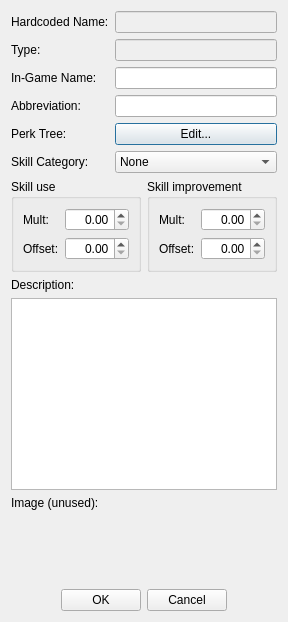
<?xml version="1.0" encoding="UTF-8"?>
<ui version="4.0">
 <class>FormDialogActorValueInfo</class>
 <widget class="QDialog" name="FormDialogActorValueInfo">
  <property name="geometry">
   <rect>
    <x>0</x>
    <y>0</y>
    <width>276</width>
    <height>622</height>
   </rect>
  </property>
  <property name="windowTitle">
   <string>Actor Value Info</string>
  </property>
  <layout class="QVBoxLayout" name="verticalLayout" stretch="0,0,0,2,0">
   <item>
    <layout class="QGridLayout" name="gridLayout">
     <item row="1" column="0">
      <widget class="QLabel" name="label_2">
       <property name="text">
        <string>Type:</string>
       </property>
       <property name="buddy">
        <cstring>hardcodedType</cstring>
       </property>
      </widget>
     </item>
     <item row="5" column="0">
      <widget class="QLabel" name="label_9">
       <property name="text">
        <string>Skill Category:</string>
       </property>
       <property name="buddy">
        <cstring>skillCategory</cstring>
       </property>
      </widget>
     </item>
     <item row="0" column="1">
      <widget class="QLineEdit" name="hardcodedName">
       <property name="enabled">
        <bool>false</bool>
       </property>
      </widget>
     </item>
     <item row="2" column="1">
      <widget class="QLineEdit" name="name"/>
     </item>
     <item row="2" column="0">
      <widget class="QLabel" name="label_3">
       <property name="text">
        <string>In-Game Name:</string>
       </property>
       <property name="buddy">
        <cstring>name</cstring>
       </property>
      </widget>
     </item>
     <item row="5" column="1">
      <widget class="QComboBox" name="skillCategory">
       <item>
        <property name="text">
         <string>None</string>
        </property>
       </item>
       <item>
        <property name="text">
         <string>Combat</string>
        </property>
       </item>
       <item>
        <property name="text">
         <string>Magic</string>
        </property>
       </item>
       <item>
        <property name="text">
         <string>Stealth</string>
        </property>
       </item>
      </widget>
     </item>
     <item row="3" column="0">
      <widget class="QLabel" name="label_4">
       <property name="text">
        <string>Abbreviation:</string>
       </property>
       <property name="buddy">
        <cstring>abbreviation</cstring>
       </property>
      </widget>
     </item>
     <item row="3" column="1">
      <widget class="QLineEdit" name="abbreviation"/>
     </item>
     <item row="1" column="1">
      <widget class="QLineEdit" name="hardcodedType">
       <property name="enabled">
        <bool>false</bool>
       </property>
      </widget>
     </item>
     <item row="0" column="0">
      <widget class="QLabel" name="label">
       <property name="text">
        <string>Hardcoded Name:</string>
       </property>
       <property name="buddy">
        <cstring>hardcodedName</cstring>
       </property>
      </widget>
     </item>
     <item row="4" column="1">
      <widget class="QPushButton" name="buttonPerkTree">
       <property name="whatsThis">
        <string>Each skill can have a &quot;tree&quot; of perks that the player can unlock, based on their skill level and the number of perk points they've earned (and have yet to spend) by leveling up. Perks in the tree can be connected by lines; in order to unlock a perk, the player must meet its requirements and have unlocked a connected perk.</string>
       </property>
       <property name="text">
        <string>Edit...</string>
       </property>
      </widget>
     </item>
     <item row="4" column="0">
      <widget class="QLabel" name="label_11">
       <property name="text">
        <string>Perk Tree:</string>
       </property>
       <property name="buddy">
        <cstring>buttonPerkTree</cstring>
       </property>
      </widget>
     </item>
    </layout>
   </item>
   <item>
    <layout class="QGridLayout" name="gridLayout_2">
     <item row="0" column="0">
      <widget class="QGroupBox" name="skillUseGroupbox">
       <property name="title">
        <string>Skill use</string>
       </property>
       <layout class="QGridLayout" name="gridLayout_3">
        <item row="0" column="0">
         <widget class="QLabel" name="label_5">
          <property name="text">
           <string>Mult:</string>
          </property>
          <property name="buddy">
           <cstring>skillUseMult</cstring>
          </property>
         </widget>
        </item>
        <item row="0" column="1">
         <widget class="QDoubleSpinBox" name="skillUseMult">
          <property name="alignment">
           <set>Qt::AlignRight|Qt::AlignTrailing|Qt::AlignVCenter</set>
          </property>
          <property name="maximum">
           <double>100.000000000000000</double>
          </property>
         </widget>
        </item>
        <item row="1" column="0">
         <widget class="QLabel" name="label_6">
          <property name="text">
           <string>Offset:</string>
          </property>
          <property name="buddy">
           <cstring>skillUseOffset</cstring>
          </property>
         </widget>
        </item>
        <item row="1" column="1">
         <widget class="QDoubleSpinBox" name="skillUseOffset">
          <property name="alignment">
           <set>Qt::AlignRight|Qt::AlignTrailing|Qt::AlignVCenter</set>
          </property>
          <property name="maximum">
           <double>100.000000000000000</double>
          </property>
         </widget>
        </item>
       </layout>
      </widget>
     </item>
     <item row="0" column="1">
      <widget class="QGroupBox" name="skillImproveGroupbox">
       <property name="title">
        <string>Skill improvement</string>
       </property>
       <layout class="QGridLayout" name="gridLayout_4">
        <item row="0" column="0">
         <widget class="QLabel" name="label_7">
          <property name="text">
           <string>Mult:</string>
          </property>
          <property name="buddy">
           <cstring>skillImproveMult</cstring>
          </property>
         </widget>
        </item>
        <item row="0" column="1">
         <widget class="QDoubleSpinBox" name="skillImproveMult">
          <property name="alignment">
           <set>Qt::AlignRight|Qt::AlignTrailing|Qt::AlignVCenter</set>
          </property>
          <property name="maximum">
           <double>100.000000000000000</double>
          </property>
         </widget>
        </item>
        <item row="1" column="0">
         <widget class="QLabel" name="label_8">
          <property name="text">
           <string>Offset:</string>
          </property>
          <property name="buddy">
           <cstring>skillImproveOffset</cstring>
          </property>
         </widget>
        </item>
        <item row="1" column="1">
         <widget class="QDoubleSpinBox" name="skillImproveOffset">
          <property name="alignment">
           <set>Qt::AlignRight|Qt::AlignTrailing|Qt::AlignVCenter</set>
          </property>
          <property name="maximum">
           <double>100.000000000000000</double>
          </property>
         </widget>
        </item>
       </layout>
      </widget>
     </item>
    </layout>
   </item>
   <item>
    <layout class="QVBoxLayout" name="descriptionLayout">
     <item>
      <widget class="QLabel" name="label_12">
       <property name="text">
        <string>Description:</string>
       </property>
       <property name="buddy">
        <cstring>description</cstring>
       </property>
      </widget>
     </item>
     <item>
      <widget class="QPlainTextEdit" name="description"/>
     </item>
    </layout>
   </item>
   <item>
    <layout class="QGridLayout" name="gridLayout_5" rowstretch="0,0">
     <item row="0" column="0">
      <widget class="QLabel" name="label_10">
       <property name="text">
        <string>Image (unused):</string>
       </property>
       <property name="buddy">
        <cstring>image</cstring>
       </property>
      </widget>
     </item>
     <item row="0" column="1">
      <widget class="DKGameFilePicker" name="image">
       <property name="sizePolicy">
        <sizepolicy hsizetype="Preferred" vsizetype="Fixed">
         <horstretch>0</horstretch>
         <verstretch>0</verstretch>
        </sizepolicy>
       </property>
       <property name="presetConfiguration">
        <enum>DKGameFilePicker::Textures</enum>
       </property>
      </widget>
     </item>
     <item row="1" column="0" colspan="2">
      <widget class="DKTextureAssetPane" name="texture"/>
     </item>
    </layout>
   </item>
   <item>
    <layout class="QHBoxLayout" name="buttonsLayout">
     <item>
      <spacer name="horizontalSpacer">
       <property name="orientation">
        <enum>Qt::Horizontal</enum>
       </property>
       <property name="sizeHint" stdset="0">
        <size>
         <width>40</width>
         <height>20</height>
        </size>
       </property>
      </spacer>
     </item>
     <item>
      <widget class="QPushButton" name="buttonOK">
       <property name="text">
        <string>OK</string>
       </property>
      </widget>
     </item>
     <item>
      <widget class="QPushButton" name="buttonCancel">
       <property name="text">
        <string>Cancel</string>
       </property>
      </widget>
     </item>
     <item>
      <spacer name="horizontalSpacer_2">
       <property name="orientation">
        <enum>Qt::Horizontal</enum>
       </property>
       <property name="sizeHint" stdset="0">
        <size>
         <width>40</width>
         <height>20</height>
        </size>
       </property>
      </spacer>
     </item>
    </layout>
   </item>
  </layout>
 </widget>
 <customwidgets>
  <customwidget>
   <class>DKGameFilePicker</class>
   <extends>QWidget</extends>
   <header>widgets/DKGameFilePicker.h</header>
  </customwidget>
  <customwidget>
   <class>DKTextureAssetPane</class>
   <extends>QWidget</extends>
   <header>widgets/DKTextureAssetPane.h</header>
  </customwidget>
 </customwidgets>
 <tabstops>
  <tabstop>hardcodedName</tabstop>
  <tabstop>hardcodedType</tabstop>
  <tabstop>name</tabstop>
  <tabstop>abbreviation</tabstop>
  <tabstop>buttonPerkTree</tabstop>
  <tabstop>skillCategory</tabstop>
  <tabstop>skillUseMult</tabstop>
  <tabstop>skillUseOffset</tabstop>
  <tabstop>skillImproveMult</tabstop>
  <tabstop>skillImproveOffset</tabstop>
  <tabstop>description</tabstop>
  <tabstop>image</tabstop>
  <tabstop>buttonOK</tabstop>
  <tabstop>buttonCancel</tabstop>
 </tabstops>
 <resources/>
 <connections/>
</ui>
